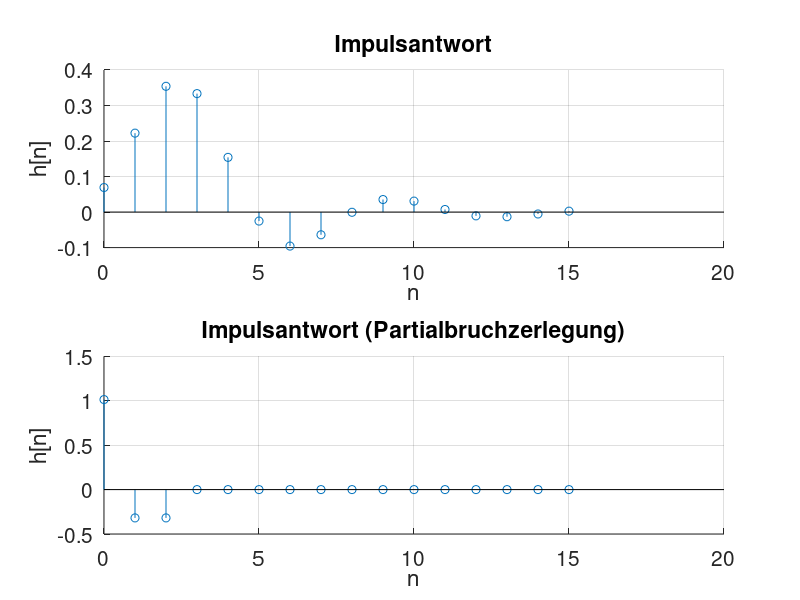
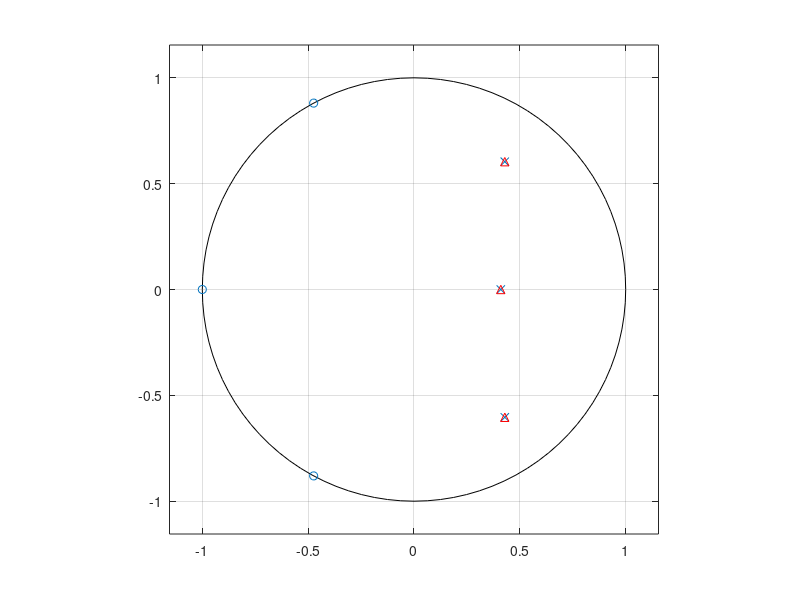

MATLAB code for these plots, in order:
clear
close all
clc

pkg load signal;

b = [0.0691,0.1346,0.1346,0.0691];
a = [1,-1.2676,0.9,-0.2248];
x = zeros(16,1);
x(1) = 1;
n=0:length(x)-1;

figure(1);
subplot(211); hold on; grid on;
stem(n,filter(b,a,x));
set(gca, "fontsize", 15);
xlabel('n');
ylabel('h[n]');
title('Impulsantwort');

subplot(212); hold on; grid on;
stem(n,filter(residuez(b,a), 1, x));
set(gca, "fontsize", 15);
xlabel('n');
ylabel('h[n]');
title('Impulsantwort (Partialbruchzerlegung)');

[r,p,k] = residuez(b,a);
figure(2);
% plot based on matlab doku https://de.mathworks.com/help/signal/ref/residuez.html
zplane(b,a);
hold on;
plot(p,'^r');
hold off;
